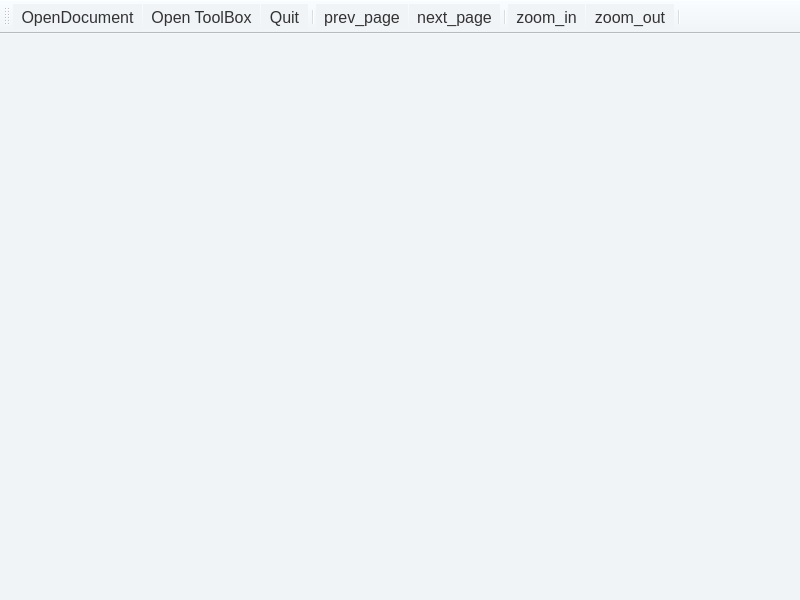
<?xml version="1.0" encoding="UTF-8"?>
<ui version="4.0">
 <class>MainWindow</class>
 <widget class="QMainWindow" name="MainWindow">
  <property name="geometry">
   <rect>
    <x>0</x>
    <y>0</y>
    <width>800</width>
    <height>600</height>
   </rect>
  </property>
  <property name="windowTitle">
   <string>MainWindow</string>
  </property>
  <property name="styleSheet">
   <string notr="true">QWidget {
    background-color: #f0f4f7;
    font-family: &quot;Microsoft YaHei&quot;, &quot;Arial&quot;;
    font-size: 16px;
    color: #333333;
}

QMenuBar {
    background-color: #dde6ec;
    color: #333333;
}

QMenuBar::item {
    background: transparent;
    padding: 6px 12px;
}

QMenuBar::item:selected {
    background: #cce4f7;
    border-radius: 4px;
}

/* 滚动区域（如果有） */
QScrollBar:vertical, QScrollBar:horizontal {
    background: #f0f0f0;
    border: none;
    width: 10px;
    height: 10px;
}

QScrollBar::handle:vertical, QScrollBar::handle:horizontal {
    background: #a6c1d9;
    border-radius: 5px;
}
</string>
  </property>
  <widget class="QWidget" name="centralwidget">
   <layout class="QVBoxLayout" name="verticalLayout">
    <item>
     <widget class="SideBarWidget" name="sidebarWidget" native="true"/>
    </item>
   </layout>
  </widget>
  <widget class="QMenuBar" name="menubar">
   <property name="geometry">
    <rect>
     <x>0</x>
     <y>0</y>
     <width>800</width>
     <height>36</height>
    </rect>
   </property>
  </widget>
  <widget class="QStatusBar" name="statusbar"/>
  <widget class="QToolBar" name="toolBar">
   <property name="windowTitle">
    <string>toolBar</string>
   </property>
   <property name="toolButtonStyle">
    <enum>Qt::ToolButtonStyle::ToolButtonTextUnderIcon</enum>
   </property>
   <attribute name="toolBarArea">
    <enum>TopToolBarArea</enum>
   </attribute>
   <attribute name="toolBarBreak">
    <bool>false</bool>
   </attribute>
   <addaction name="actionOpenDocument"/>
   <addaction name="actionopen_toolbars"/>
   <addaction name="actionQuit"/>
   <addaction name="separator"/>
   <addaction name="actionprev_page"/>
   <addaction name="actionnext_page"/>
   <addaction name="separator"/>
   <addaction name="actionzoom_in"/>
   <addaction name="actionzoom_out"/>
   <addaction name="separator"/>
  </widget>
  <action name="actionOpenDocument">
   <property name="icon">
    <iconset resource="../icons.qrc">
     <normaloff>:/toolbars/sources/open_document.png</normaloff>:/toolbars/sources/open_document.png</iconset>
   </property>
   <property name="text">
    <string>OpenDocument</string>
   </property>
   <property name="toolTip">
    <string>Open the document</string>
   </property>
   <property name="menuRole">
    <enum>QAction::MenuRole::NoRole</enum>
   </property>
  </action>
  <action name="actionQuit">
   <property name="icon">
    <iconset resource="../icons.qrc">
     <normaloff>:/toolbars/sources/quit.png</normaloff>:/toolbars/sources/quit.png</iconset>
   </property>
   <property name="text">
    <string>Quit</string>
   </property>
   <property name="toolTip">
    <string>Quit The Application</string>
   </property>
   <property name="menuRole">
    <enum>QAction::MenuRole::NoRole</enum>
   </property>
  </action>
  <action name="actionprev_page">
   <property name="icon">
    <iconset resource="../icons.qrc">
     <normaloff>:/toolbars/sources/prev_page.png</normaloff>:/toolbars/sources/prev_page.png</iconset>
   </property>
   <property name="text">
    <string>prev_page</string>
   </property>
   <property name="menuRole">
    <enum>QAction::MenuRole::NoRole</enum>
   </property>
  </action>
  <action name="actionnext_page">
   <property name="icon">
    <iconset resource="../icons.qrc">
     <normaloff>:/toolbars/sources/next_page.png</normaloff>:/toolbars/sources/next_page.png</iconset>
   </property>
   <property name="text">
    <string>next_page</string>
   </property>
   <property name="menuRole">
    <enum>QAction::MenuRole::NoRole</enum>
   </property>
  </action>
  <action name="actionzoom_in">
   <property name="icon">
    <iconset resource="../icons.qrc">
     <normaloff>:/toolbars/sources/zoom_in.png</normaloff>:/toolbars/sources/zoom_in.png</iconset>
   </property>
   <property name="text">
    <string>zoom_in</string>
   </property>
   <property name="menuRole">
    <enum>QAction::MenuRole::NoRole</enum>
   </property>
  </action>
  <action name="actionzoom_out">
   <property name="icon">
    <iconset resource="../icons.qrc">
     <normaloff>:/toolbars/sources/zoom_out.png</normaloff>:/toolbars/sources/zoom_out.png</iconset>
   </property>
   <property name="text">
    <string>zoom_out</string>
   </property>
   <property name="menuRole">
    <enum>QAction::MenuRole::NoRole</enum>
   </property>
  </action>
  <action name="actionopen_toolbars">
   <property name="icon">
    <iconset resource="../icons.qrc">
     <normaloff>:/toolbars/sources/tools.png</normaloff>:/toolbars/sources/tools.png</iconset>
   </property>
   <property name="text">
    <string>Open ToolBox</string>
   </property>
   <property name="menuRole">
    <enum>QAction::MenuRole::NoRole</enum>
   </property>
  </action>
 </widget>
 <customwidgets>
  <customwidget>
   <class>SideBarWidget</class>
   <extends>QWidget</extends>
   <header>SideBarWidget.h</header>
   <container>1</container>
  </customwidget>
 </customwidgets>
 <resources>
  <include location="../icons.qrc"/>
 </resources>
 <connections/>
</ui>
